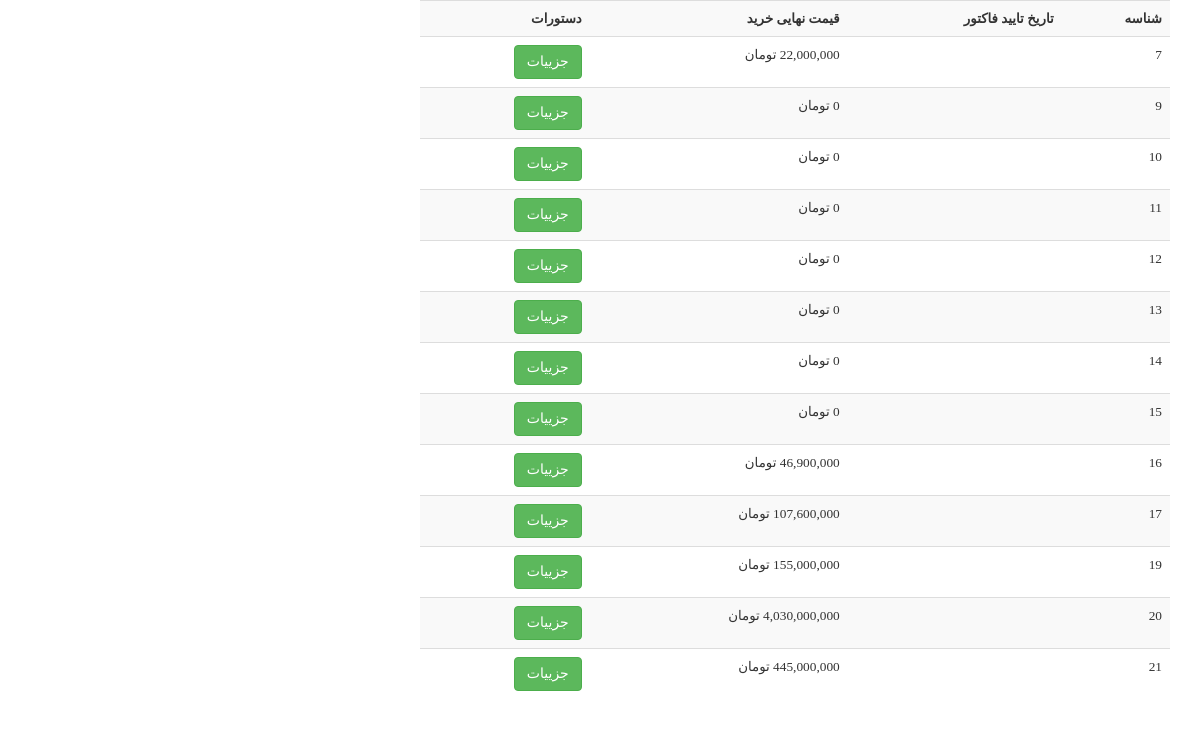
/user/my-shopping (signed in), run on an earlier commit of the app's database.
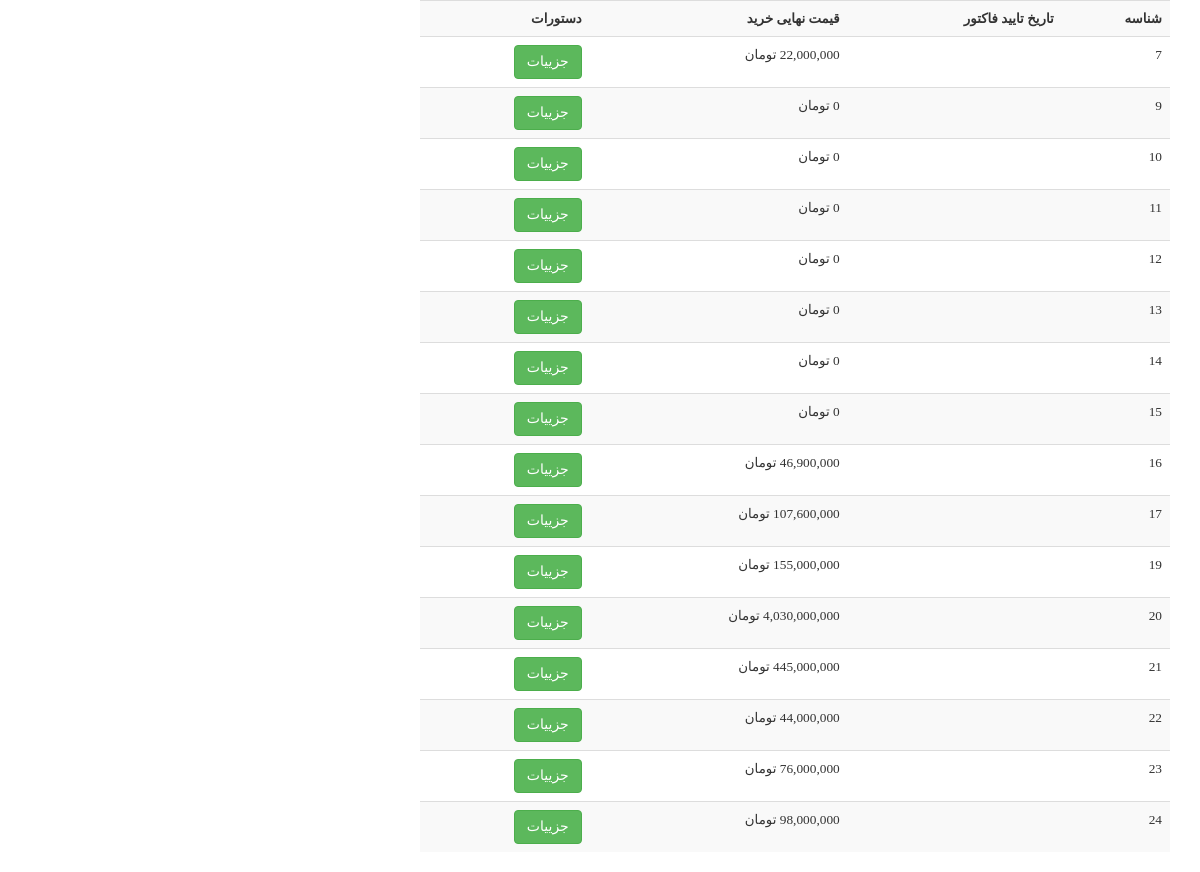
And on a later commit of the database.
### order_module/models.py (models this page shows, shortened)
class Order(models.Model):
    user = models.ForeignKey(User, on_delete=models.CASCADE, verbose_name='کاربر')
    is_paid = models.BooleanField(verbose_name='نهایی شده / نشده')
    payment_date = models.DateField(null=True, blank=True, verbose_name='تاریخ پرداخت')
    def calculate_total_price(self):
        total_amount = 0
        for order_detail in self.orderdetail_set.all():
            price = order_detail.final_price if self.is_paid else order_detail.product.price
            count = order_detail.count
            if price is not None and count is not None:
                total_amount += price * count
        return total_amount
    class Meta:
        verbose_name = 'سبد خرید'
        verbose_name_plural = 'سبد خرید کاربران'

class OrderDetail(models.Model):
    order = models.ForeignKey(Order, on_delete=models.CASCADE, verbose_name='سبد خرید')
    product = models.ForeignKey(product, on_delete=models.CASCADE, verbose_name='محصول')
    final_price = models.IntegerField(null=True, blank=True, verbose_name='قیمت نهایی تکی محصول')
    count = models.IntegerField(verbose_name='تعداد')
    class Meta:
        verbose_name = 'جزییات سلد خرید'
        verbose_name_plural = 'لیست جزییات سبد های خرید'

### user_panel_module/views.py (the view)
# urls.py: path('my-shopping',views.MyShopping.as_view(),name='user-shopping-page'),
@method_decorator(login_required, name='dispatch')
class MyShopping(ListView):
    model = Order
    template_name = 'user_panel_module/user_shopping.html'
    def get_queryset(self):
        queryset = super().get_queryset()
        request: HttpRequest = self.request
        queryset = queryset.filter(user_id=request.user.id, is_paid=True)
        return queryset

### polls/templatetags/polls_extras.py (called while the page is built)
@register.filter(name='show_jalali_date')
def show_jalali_date(value):
    return date2jalali(value)

@register.filter(name='three_digits_currency')
def three_digits_currency(value: int):
    try:
        return '{:,}'.format(value) + ' تومان'
    except (ValueError, TypeError):
        return value

### user_panel_module/templates/user_panel_module/user_shopping.html (shortened to what this page needs)
{% extends 'shared/layout.html' %}
{% load polls_extras %}
{% load render_partial %}
{% block content %}
    <div class="container">
        <div class="row">
            <div class="col-md-8">
                <table class="table table-responsive table-hover table-striped">
                    <tr>
                        <th class="text-right">شناسه</th>
                        <th class="text-right">تاریخ تایید فاکتور</th>
                        <th class="text-right">قیمت نهایی خرید</th>
                        <th class="text-right">دستورات</th>
                    </tr>
                    {% for order in object_list %}
                        <tr>
                            <td class="text-right">{{ order.id }}</td>
                            <td class="text-right">
                            </td>
                            <td class="text-right">
                                {{ order.calculate_total_price|three_digits_currency }}
                            </td>
                            <td>
                                <a href="{% url 'user-shopping-detail-page' order_id=order.id %}" class="btn btn-success">جزییات</a>
                            </td>
                        </tr>
                    {% endfor %}
                </table>
            </div>
        </div>
    </div>
{% endblock %}

What changed in the data, as far as the page shows it:
now on this page (row edited): Order: id "22", calculate_total_price|three_digits_currency "44,000,000 تومان"
added Order: id "23", calculate_total_price|three_digits_currency "76,000,000 تومان"
added Order: id "24", calculate_total_price|three_digits_currency "98,000,000 تومان"
